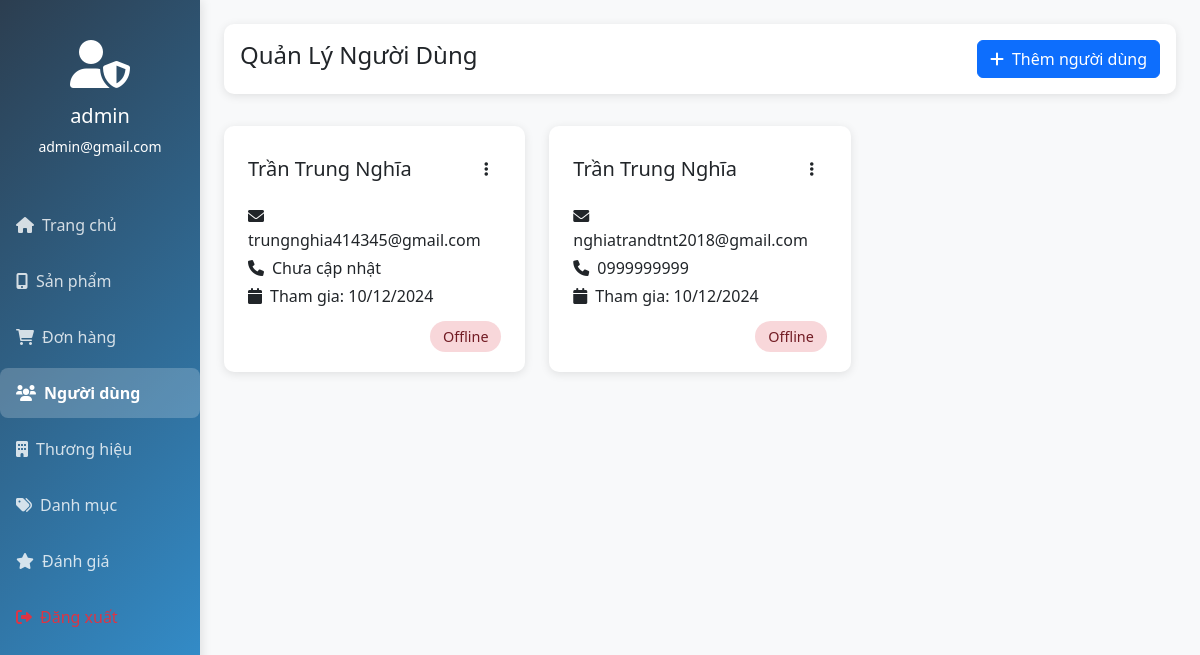
Screenshot of /admin/users.php (signed in) with the database file from the repository.
### tables this page shows
CREATE TABLE `users` (
  `id` int NOT NULL,
  `email` varchar(255) NOT NULL,
  `password` varchar(255) NOT NULL,
  `fullname` varchar(255) NOT NULL,
  `phone` varchar(15) DEFAULT NULL,
  `address` text,
  `role` enum('admin','user') DEFAULT 'user',
  `created_at` timestamp NULL DEFAULT CURRENT_TIMESTAMP,
  `last_activity` timestamp NULL DEFAULT NULL
);

### admin/users.php (the view, shortened to what this page needs)
<?php
require_once '../config/database.php';
$admin_id = $_SESSION['user_id'];
$stmt = $conn->prepare("SELECT email, fullname FROM users WHERE id = ? AND role = 'admin'");
$stmt->bind_param("i", $admin_id);
$stmt->execute();
$admin = $stmt->get_result()->fetch_assoc();
$users_query = "SELECT id, fullname, email, phone, created_at,
                CASE
                    WHEN last_activity >= NOW() - INTERVAL 15 MINUTE THEN 1
                    ELSE 0
                END as is_online
                FROM users
                WHERE role = 'user'
                ORDER BY created_at DESC";
$users_result = $conn->query($users_query);
$users = $users_result->fetch_all(MYSQLI_ASSOC);
?>
<!DOCTYPE html>
<html lang="vi">
<head>
    <link href="https://cdn.jsdelivr.net/npm/bootstrap@5.3.0/dist/css/bootstrap.min.css" rel="stylesheet">
    <link href="https://cdnjs.cloudflare.com/ajax/libs/font-awesome/6.0.0/css/all.min.css" rel="stylesheet">
</head>
<body>
    <div class="container-fluid">
        <div class="row">
            <div class="col-md-3 col-lg-2 px-0 position-fixed sidebar">
                <div class="text-center py-4">
                    <i class="fas fa-user-shield fa-3x mb-3"></i>
                    <h5><?php echo htmlspecialchars($admin['fullname']); ?></h5>
                    <p class="small"><?php echo htmlspecialchars($admin['email']); ?></p>
                </div>
                <nav class="nav flex-column">
                    <a class="nav-link" href="index.php"><i class="fas fa-home me-2"></i>Trang chủ</a>
                    <a class="nav-link" href="./products.php"><i class="fas fa-mobile-alt me-2"></i>Sản phẩm</a>
                    <a class="nav-link" href="./orders.php"><i class="fas fa-shopping-cart me-2"></i>Đơn hàng</a>
                    <a class="nav-link active" href="./users.php"><i class="fas fa-users me-2"></i>Người dùng</a>
                    <a class="nav-link" href="./brands.php"><i class="fas fa-building me-2"></i>Thương hiệu</a>
                    <a class="nav-link" href="./categories.php"><i class="fas fa-tags me-2"></i>Danh mục</a>
                    <a class="nav-link" href="./reviews.php"><i class="fas fa-star me-2"></i>Đánh giá</a>
                    <a class="nav-link text-danger" href="../auth/logout.php"><i class="fas fa-sign-out-alt me-2"></i>Đăng xuất</a>
                </nav>
            </div>
            <div class="col-md-9 col-lg-10 ms-auto">
                <div class="container py-4">
                    <div class="admin-header d-flex justify-content-between align-items-center">
                        <h4>Quản Lý Người Dùng</h4>
                        <button class="btn btn-primary" data-bs-toggle="modal" data-bs-target="#addUserModal">
                            <i class="fas fa-plus me-2"></i>Thêm người dùng
                        </button>
                    </div>
                    <div class="row">
                        <?php foreach ($users as $user): ?>
                            <div class="col-md-6 col-lg-4">
                                <div class="user-card">
                                    <div class="d-flex justify-content-between align-items-center mb-3">
                                        <h5 class="mb-0"><?php echo htmlspecialchars($user['fullname']); ?></h5>
                                        <div class="dropdown">
                                            <button class="btn btn-link text-dark" data-bs-toggle="dropdown">
                                                <i class="fas fa-ellipsis-v"></i>
                                            </button>
                                        </div>
                                    </div>
                                    <div class="mb-3">
                                        <p class="mb-1"><i class="fas fa-envelope me-2"></i><?php echo htmlspecialchars($user['email']); ?></p>
                                        <p class="mb-1"><i class="fas fa-phone me-2"></i><?php echo htmlspecialchars($user['phone'] ?? 'Chưa cập nhật'); ?></p>
                                        <p class="mb-0"><i class="fas fa-calendar me-2"></i>Tham gia: <?php echo date('d/m/Y', strtotime($user['created_at'])); ?></p>
                                    </div>
                                    <div class="text-end">
                                        <span class="status-badge status-<?php echo $user['is_online'] ? 'active' : 'inactive'; ?>">
                                            <?php echo $user['is_online'] ? 'Đang online' : 'Offline'; ?>
                                        </span>
                                    </div>
                                </div>
                            </div>
                        <?php endforeach; ?>
                    </div>
                </div>
            </div>
        </div>
    </div>
</body>
</html>

### admin/users.php (style rules this page uses)
body { background-color: #f8f9fa; }
.sidebar { background: linear-gradient(135deg, #2c3e50 0%, #3498db 100%); color: white; min-height: 100vh; padding: 1rem; box-shadow: 2px 0 10px rgba(0,0,0,0.1); }
.sidebar .nav-link { color: rgba(255,255,255,0.8); padding: 0.8rem 1rem; margin: 0.2rem 0; border-radius: 8px; transition: all 0.3s ease; }
.sidebar .nav-link.active { background: rgba(255,255,255,0.2); color: white; font-weight: bold; }
.user-card { background: white; border-radius: 10px; padding: 1.5rem; margin-bottom: 1rem; box-shadow: 0 2px 10px rgba(0,0,0,0.1); transition: transform 0.3s; }
.admin-header { background: white; padding: 1rem; margin-bottom: 2rem; border-radius: 10px; box-shadow: 0 2px 10px rgba(0,0,0,0.1); }
.status-badge { padding: 0.4rem 0.8rem; border-radius: 20px; font-size: 0.9rem; }
.status-inactive { background: #f8d7da; color: #721c24; }

### rows the page displays
users: fullname "admin", email "admin@gmail.com"
users: fullname "Trần Trung Nghĩa", email "trungnghia414345@gmail.com", phone "Chưa cập nhật", created_at "10/12/2024"
users: fullname "Trần Trung Nghĩa", email "nghiatrandtnt2018@gmail.com", phone "0999999999", created_at "10/12/2024"
